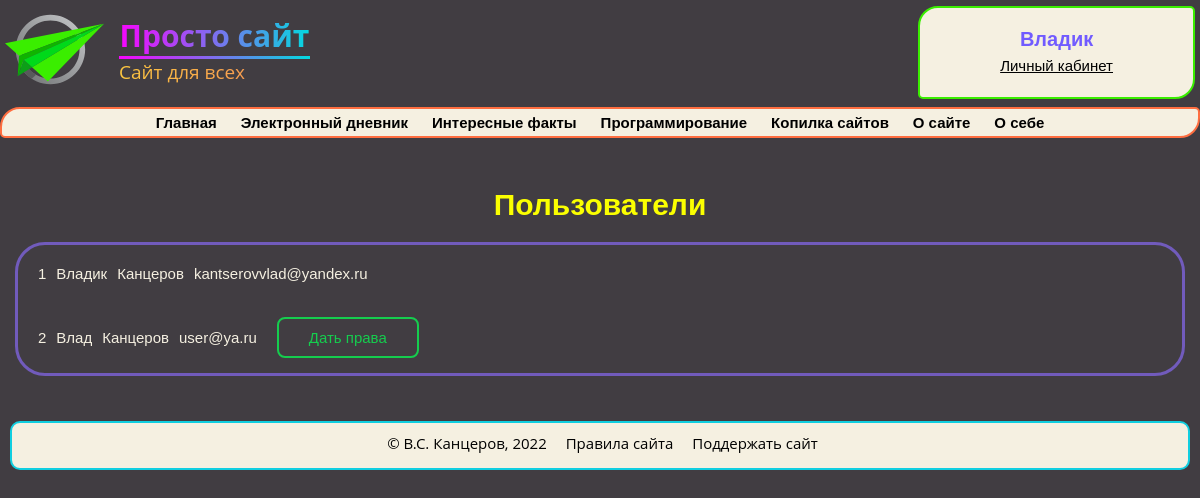
The app's page /users (signed in) with its own data.
### data/users.py (models this page shows, shortened)
class User(SqlAlchemyBase, UserMixin):
    __tablename__ = 'users'
    id = sqlalchemy.Column(sqlalchemy.Integer, primary_key=True, autoincrement=True)
    name = sqlalchemy.Column(sqlalchemy.String, nullable=False)
    surname = sqlalchemy.Column(sqlalchemy.String, nullable=True)
    class_n_id = sqlalchemy.Column(sqlalchemy.Integer, sqlalchemy.ForeignKey("class_n.id"), nullable=True)
    school_id = sqlalchemy.Column(sqlalchemy.Integer, sqlalchemy.ForeignKey("schools.id"), nullable=True)
    email = sqlalchemy.Column(sqlalchemy.String,
                              index=True, unique=True, nullable=False)
    admin = sqlalchemy.Column(sqlalchemy.Boolean, default=False)
    hashed_password = sqlalchemy.Column(sqlalchemy.String, nullable=False)

### main.py (the view)
@app.route('/users')
def users_site():
    if current_user.is_authenticated and current_user.admin:
        db_sess = db_session.create_session()
        users = db_sess.query(User).all()
        return render_template('users.html', users=users)
    return abort(404)

### data/db_session.py (called while the page is built)
def create_session() -> Session:
    global __factory
    return __factory()

### main.py (called while the page is built)
@login_manager.user_loader
def load_user(user_id):
    db_sess = db_session.create_session()
    return db_sess.query(User).get(user_id)

### templates/users.html (shortened to what this page needs)
{% extends 'base.html' %}
{% block body %}
<h1>Пользователи</h1>
<div class="personal">
    {% for user in users %}
    <div class="div-flex">
        <p>{{ user.id }}</p>
        <p>{{ user.name }}</p>
        <p>{{ user.surname }}</p>
        <p>{{ user.email }}</p>
        {% if not user.admin %}
        <a class="shine-button" href="/give/admin/{{ user.id }}">Дать права</a>
        {% endif %}
    </div>
    {% endfor %}
</div>
{% endblock %}

### templates/base.html (shortened to what this page needs)
<!DOCTYPE html>
<html lang="ru">
<head>
    <link type="text/css" rel="stylesheet" href="{{ url_for('static', filename='css/main.css') }}"/>
</head>
<body>
<header id="header" class="header">
    <a href="/" id="logo" class="logo">
        <img src="/static/logo.svg"/>
        <div class="logo-text">
            <h1>Просто сайт</h1>
            <hr>
            <p>Сайт для всех</p>
        </div>
    </a>
    <div id="authorization" class="authorization">
        {% if current_user.is_authenticated %}
            <a href="/logout" class="empty_a">
                <h1> {{ current_user.name }} </h1>
            </a>
            <a href="/personal" class="empty_a">
                <p> Личный кабинет </p>
            </a>
        {% endif %}
    </div>
</header>
<section>
    <div id="nav">
        <ul class="menu animate__animated notshow" id="navbar">
            <a href="/">
                <li class="li1">Главная</li>
            </a>
            <a href="/homeworks">
                <li class="li1">Электронный дневник</li>
            </a>
            <a href="#">
                <li class="li1">Интересные факты</li>
            </a>
            <a href="#">
                <li class="li1">Программирование</li>
            </a>
            <a href="#">
                <li class="li1">Копилка сайтов</li>
            </a>
            <a href="#">
                <li class="li1">О сайте</li>
            </a>
            <a href="#">
                <li class="li1">О себе</li>
            </a>
        </ul>
    </div>
</section>
{% block body %}{% endblock %}
<footer id="footer" class="footer">
    <p>© В.С. Канцеров, 2022</p>
    <a href="#">Правила сайта </a>
    <a href="#">Поддержать сайт</a>
</footer>
</body>
</html>

### static/css/main.css (style rules this page uses)
body { font-family: 'Open Sans', sans-serif; background-color: #413d42; color: #F5F0E1; font-size: 15px; padding: 0; margin: 0; }
a { color: #00ff00; text-decoration: underline; }
.header { display: flex; justify-content: space-between; }
h1 { color: #fbff00; text-align: center; font-family: 'Montserrat', sans-serif; font-size: 30px; margin-top: 50px; }
.logo { display: flex; align-items: center; margin-left: 5px; text-decoration: none; user-select: none; }
.logo-text { width: 191px; margin-left: 15px; }
.logo-text h1 { font-size: 30px; margin: 0; font-family: 'Open Sans', sans-serif; background: linear-gradient(to right, #F705FE, #03D9DF); background-clip: text; -webkit-background-clip: text; -webkit-text-fill-color: transparent; }
.logo-text hr { margin: 0; border: 0px; height: 3px; background: linear-gradient(to right, #F705FE, #03D9DF); }
.logo-text p { font-size: 19px; margin: 0; background: linear-gradient(to right, #FCC63F, #F48758); background-clip: text; -webkit-background-clip: text; -webkit-text-fill-color: transparent; }
.authorization { margin-top: 6px; margin-right: 5px; padding: 0 80px; color: black; border: 2px solid #3aee00; border-radius: 20px 5px; text-align: center; background-color: #f5f0e1; }
.authorization h1 { font-family: 'Montserrat', sans-serif; font-weight: 700; color: #715BFF; margin-top: 20px; margin-bottom: 6px; font-size: 20px; }
.authorization p { font-family: 'Montserrat', sans-serif; font-weight: 400; font-size: 15px; margin-top: 6px; color: #000; text-decoration: underline; }
.menu { margin: 0; padding: 0; margin-top: 8px; list-style-type: none; border: 2px solid #ff6e40; border-radius: 20px 5px; text-align: center; background-color: #f5f0e1; }
.menu a { color: #000000; padding: 5px 10px; text-decoration: none; font-family: 'Montserrat', sans-serif; font-weight: 600; display: inline-block; width: auto; }
.empty_a { text-decoration: none }
.personal { margin: 0px 15px; border: solid #715bbc; padding: 0px 15px; border-radius: 30px; font-size: 15px; font-family: 'Montserrat', sans-serif; }
.div-flex { display: flex; padding: 5px; }
.shine-button { text-decoration: none; display: inline-block; padding: 10px 30px; margin: 10px 10px; position: relative; overflow: hidden; border: 2px solid #15cd4e; border-radius: 8px; font-family: 'Montserrat', sans-serif; color: #15cd4e; transition: .2s ease-in-out; }
.shine-button:before { content: ""; background: linear-gradient(90deg, rgba(255, 255, 255, .1), rgba(255, 255, 255, .5)); height: 50px; width: 50px; position: absolute; top: -8px; left: -75px; transform: skewX(-45deg); }
#footer { margin: 5px 10px; margin-top: 45px; border: 2px solid #10cee0; border-radius: 10px 10px; background-color: #f5f0e1; text-align: center; }
#footer p { margin-top: 10px; margin-left: 10px; margin-right: 5px; color: #000; width: auto; display: inline-block; }
#footer a { margin-top: 5px; margin-left: 10px; margin-right: 5px; padding: 0; text-decoration: none; color: #000; width: auto; display: inline-block; transition: all 0.5s ease; margin-bottom: 5px; }
:root { --animate-duration: 1s; --animate-delay: 1s; --animate-repeat: 1; }
.animate__animated { -webkit-animation-duration: 1s; animation-duration: 1s; -webkit-animation-duration: var(--animate-duration); animation-duration: var(--animate-duration); -webkit-animation-fill-mode: both; animation-fill-mode: both; }

### records on screen
User: name "Владик", id "1", surname "Канцеров", email "kantserovvlad@yandex.ru"
User: id "2", name "Влад", surname "Канцеров", email "user@ya.ru"
